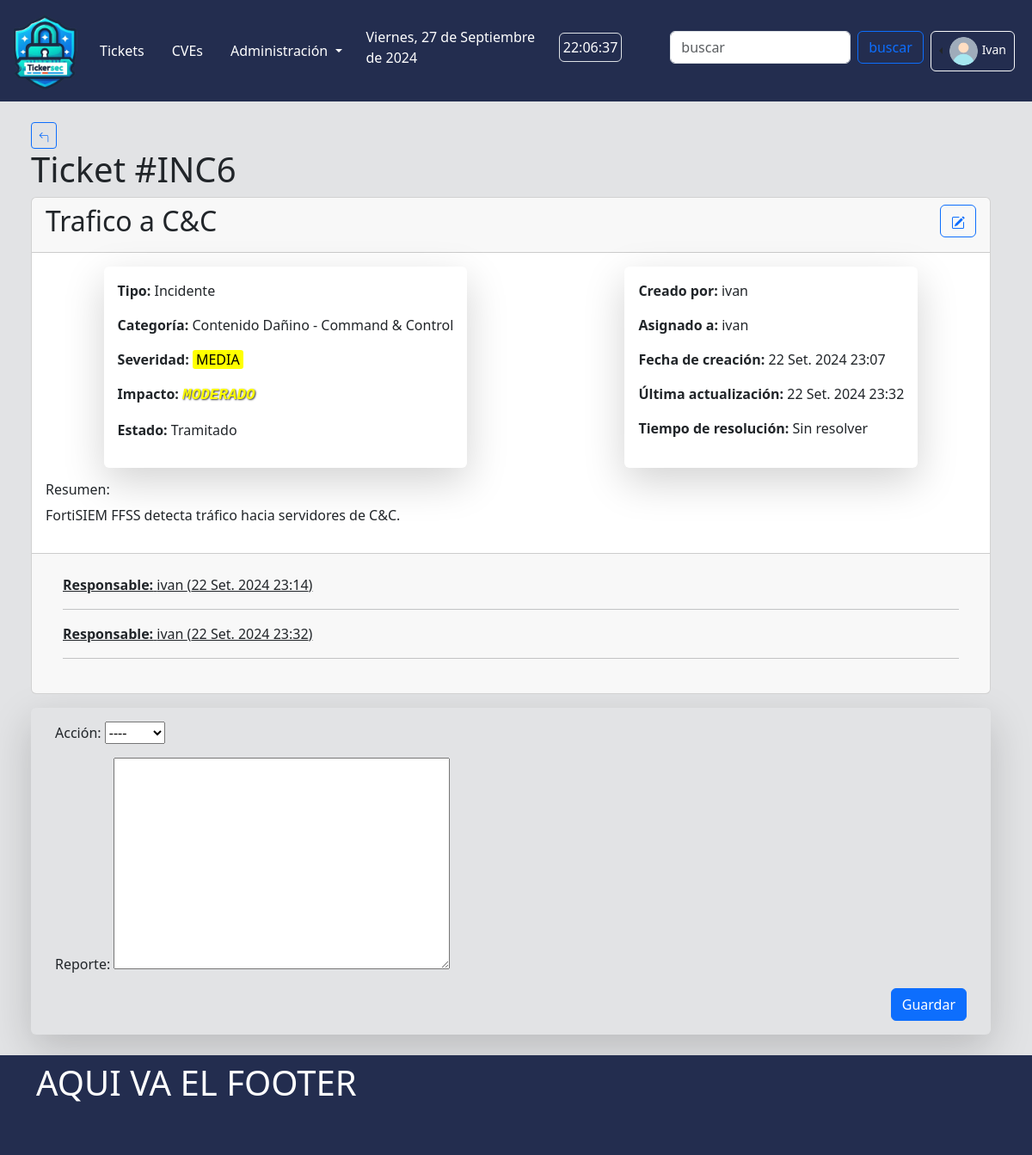
/core/tickets/detail/6/ (signed in), run on an earlier commit of the app's database.
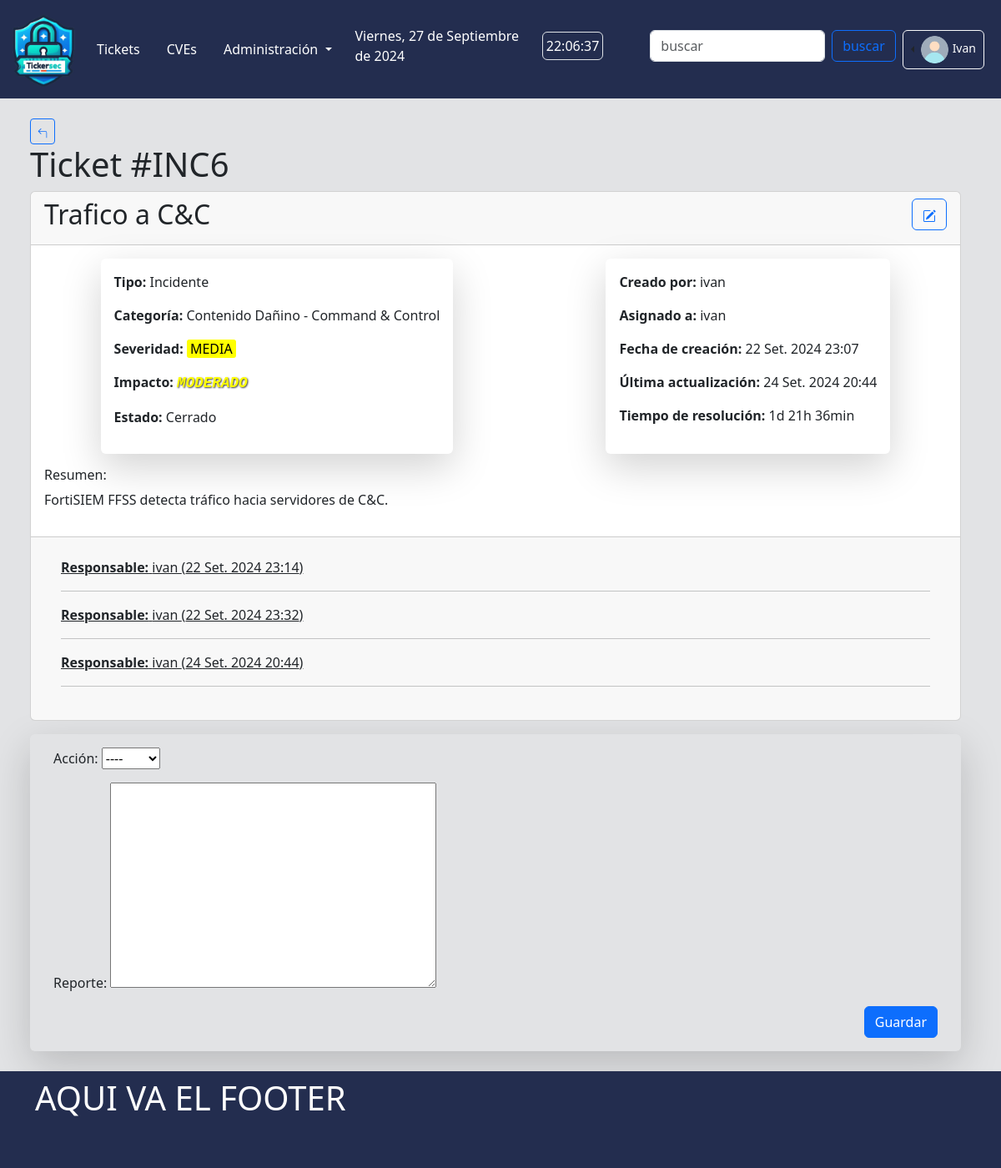
And on a later commit of the database.
### core/models.py (models this page shows, shortened)
class Ticket(models.Model):
    type = models.CharField(verbose_name='Tipo', max_length=50, choices=TicketType.choices, default=TicketType.INCIDENTE)
    category = models.ForeignKey(TicketCategory, verbose_name='Categoria', related_name='categorias', on_delete=models.PROTECT)
    title = models.CharField(verbose_name='Titulo', max_length=50, blank=False) # auto_now_add: actualiza el valor con la hora y la fecha de creación del registro.
    createdAt = models.DateTimeField(auto_now_add=True) # auto_now: actualiza el valor del campo a la hora y fecha actuales cada vez que se llama a Model.save().
    lastUpdate = models.DateTimeField(auto_now=True)
    resolution = models.DurationField(verbose_name='Resolucion', blank=True, null=True)
    severity = models.CharField(verbose_name='Severidad', choices=Severity.choices, default=Severity.NULA.name, max_length=7)
    impact = models.CharField(verbose_name='Impacto', choices=Impact.choices, default=Impact.NULO.name, max_length=10)
    status = models.CharField(verbose_name='Estado', choices=TicketStatus.choices, default=TicketStatus.ABIERTO.name, max_length=10)
    createdBy = models.ForeignKey(User, verbose_name='Remitente', related_name='created_tickets', on_delete=models.PROTECT, blank=False)
    assignedTo = models.ForeignKey(User, verbose_name='Responsable', related_name='assigned_tickets', on_delete=models.PROTECT, blank=False)
    resume = models.CharField(verbose_name='Resumen', max_length=300, blank=False)
    report = models.ForeignKey(TicketReport, verbose_name='Reporte', related_name='reportes', on_delete=models.PROTECT, null=True, blank=True)
    def resolution_display(self):
        if not self.resolution:
            return 'Sin resolver'
        else:
            total_seconds = int(self.resolution.total_seconds())
            days = total_seconds // 86400
            hours = (total_seconds % 86400) // 3600
            minutes = (total_seconds % 3600) // 60
            return f'{days}d {hours}h {minutes}min'
    class Meta:
        ordering = ['-pk']
        verbose_name_plural = 'Tickets'

class TicketReport(models.Model):
    createdAt = models.DateTimeField(auto_now_add=True)
    createdBy = models.ForeignKey(User, verbose_name='Remitente', related_name='created_reports', on_delete=models.PROTECT, blank=False)
    title = models.CharField(verbose_name='Titulo', max_length=50, blank=False)
    ticket = models.ForeignKey('Ticket', related_name='reportes', on_delete=models.PROTECT)
    report = QuillField(verbose_name='Reporte', blank=False, unique=True)
    class Meta:
        ordering = ['createdAt']
        verbose_name_plural = 'Reportes'

class TicketCategory(models.Model):
    name = models.CharField(verbose_name='Categoria', max_length=50, blank=False)
    subcategory = models.CharField(verbose_name='Subcategoria', max_length=50, unique=True, blank=False)
    description = models.CharField(verbose_name='Descripcion', max_length=500, blank=False)
    createdAt = models.DateTimeField(auto_now_add=True)
    createdBy = models.ForeignKey(User, on_delete=models.PROTECT, null=False)
    active = models.BooleanField(verbose_name='Activo', null=False, default=True)
    def __str__(self):
        return f'{self.name} - {self.subcategory}'
    class Meta:
        ordering = ['name', 'subcategory']
        verbose_name_plural = 'Categorias'

### core/views.py (the view, shortened to what this page needs)
# urls.py: path("tickets/detail/<int:pk>/", TicketDetailView.as_view(), name="detail-ticket"),
class TicketDetailView(LoginRequiredMixin, DetailView):
    model = Ticket
    template_name = 'core/ticket_detail.html'
    context_object_name = 'ticket'
    login_url = 'login'
    form_class = TicketReportForm
    def get_context_data(self, **kwargs):
        context = super().get_context_data(**kwargs)
        ticket = self.get_object()
        context['ticket'] = ticket
        context['reportForm'] = TicketReportForm(initial={'ticket': ticket})
        context['reports'] = ticket.reportes.all()
        return context

### core/forms.py
class TicketReportForm(forms.ModelForm):
    CHOICES = [('','----'),('close','Cerrar')]
    action = forms.ChoiceField(choices=CHOICES, required=True, label='Acción')
    class Meta:
        model = TicketReport
        fields = ['action','report']
        widgets = {
            'action': forms.Select(attrs={'class': 'form-select'})
        }

### templates/core/ticket_detail.html (shortened to what this page needs)
{% extends "dash/base.html" %}
{% load static %}
{% block main %}
<div class="container m-4">
    <div class="d-flex">
        <a href="{% url 'core:tickets' %}" class="btn btn-sm btn-outline-primary">
        </a>
    </div>
    <h1>Ticket #{{ ticket.type }}{{ ticket.pk }}</h1>
    <div class="card">
        <div class="card-header d-flex justify-content-between">
            <h2>{{ ticket.title }}</h2>
            <div>
                <a type="button" href="{% url 'core:update-ticket' ticket.pk %}" class="btn btn-outline-primary" title="Editar">
                </a>
            </div>
        </div>
        <div class="card-body row gx-5 justify-content-around">
            <div class="col-auto rounded shadow-lg p-3">
                <p><strong>Tipo:</strong> {{ ticket.get_type_display }}</p>
                <p><strong>Categoría:</strong> {{ ticket.category }}</p>
                <p>
                    <strong>Severidad:</strong>
                    <span class="severidad-{{ ticket.severity|lower }} px-1">{{ ticket.severity }}</span>
                </p>
                <p>
                    <strong>Impacto:</strong>
                    <span class="impacto-{{ ticket.impact|lower }}">{{ ticket.impact }}</span>
                </p>
                <p><strong>Estado:</strong> {{ ticket.get_status_display }}</p>
            </div>
            <div class="col-auto rounded shadow-lg p-3">
                <p><strong>Creado por:</strong> {{ ticket.createdBy }}</p>
                <p><strong>Asignado a:</strong> {{ ticket.assignedTo }}</p>
                <p><strong>Fecha de creación:</strong> {{ ticket.createdAt }}</p>
                <p><strong>Última actualización:</strong> {{ ticket.lastUpdate }}</p>
                <p><strong>Tiempo de resolución:</strong> {{ ticket.resolution_display }}</p>
            </div>
            <div class="row mt-3">
                <div class="col-auto">
                    <h6>Resumen:</h6>
                    <p>{{ ticket.resume }}</p>
                </div>
            </div>
        </div>
        <div class="card-footer p-4">
            <div class="container">
                {% for report in reports %}
                <p class="text-decoration-underline"><Strong>Responsable:</Strong> {{ report.createdBy }} ({{report.createdAt }})</p>
                <hr>
                {% endfor %}
            </div>
        </div>
    </div>
    <div class="container shadow-lg mt-3 rounded">
        <form method="post" action="{% url 'core:detail-ticket' ticket.pk %}" enctype="multipart/form-data" class="p-3">
            {% for field in reportForm %}
            <div class="form-group mb-3">
                <label for="{{form.label.id_for_label}}">{{field.label}}:</label>
                {{field}}
            </div>
            {% endfor %}
            <div class="d-flex justify-content-end">
                <button type="submit" class="btn btn-primary">Guardar</button>
            </div>
        </form>
    </div>
</div>
{% endblock main %}

What changed in the data, as far as the page shows it:
changed Ticket "INC": status "Tramitado" → "Cerrado"; lastUpdate "22 Set. 2024 23:32" → "24 Set. 2024 20:44"; resolution_display "Sin resolver" → "1d 21h 36min"
added TicketReport: createdBy "ivan", createdAt "24 Set. 2024 20:44"
